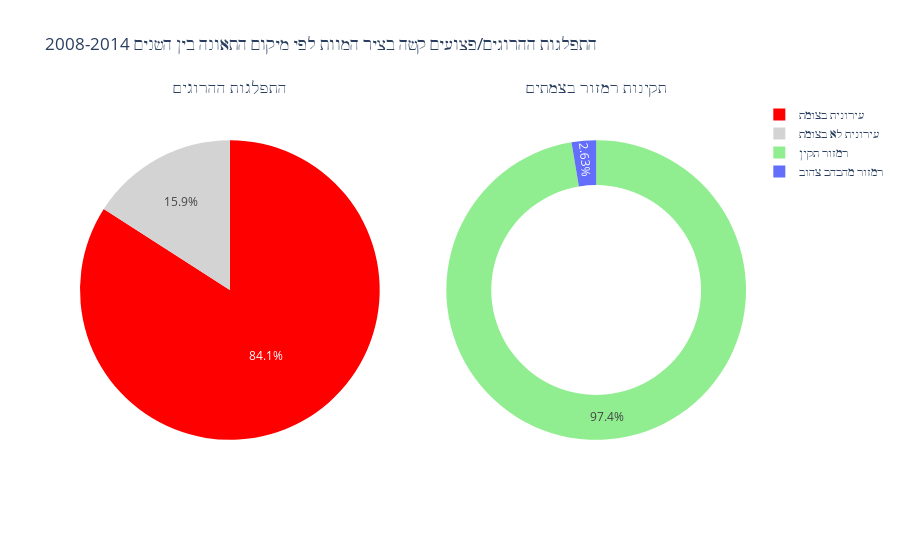

Notebook code cell kept with this figure:
### Markdown cell above
### fatal+severe

### Code cell
year_filter = 2014
col = 'road_type_hebrew'
df = d_piv_severe

fig = make_subplots(1, 2, specs=[[{'type':'domain'}, {'type':'domain'}]],
                subplot_titles=['התפלגות ההרוגים', 'תקינות רמזור בצמתים'])
    
road_type = df[df['accident_year']<=year_filter]['road_type_hebrew'].value_counts()
traffic_light = df[df['accident_year']<=year_filter]['road_control_hebrew'].value_counts()

colors = ['red','lightgray']
fig.add_trace(go.Pie(labels=road_type.index.values, values=road_type.values,marker=dict(colors=colors)), 1, 1)
fig.add_trace(go.Pie(labels=traffic_light.index.values, values=traffic_light.values,hole=0.7,
                     marker=dict(colors=['lightgreen'])), 1, 2)
fig.update_layout(title_text='התפלגות ההרוגים/פצועים קשה בציר המוות לפי מיקום התאונה בין השנים 2008-{}'.format(year_filter))    
fig.show()

### Figure 1 — Plotly figure (JSON) as saved in the notebook; plotly's stock layout.template omitted (floating-point values rounded to 4 significant figures)
{"data": [{"domain": {"x": [0, 0.45], "y": [0, 1]}, "labels": ["עירונית בצומת", "עירונית לא בצומת"], "marker": {"colors": ["red", "lightgray"]}, "type": "pie", "values": [37, 7]}, {"domain": {"x": [0.55, 1], "y": [0, 1]}, "hole": 0.7, "labels": ["רמזור תקין", "רמזור מהבהב צהוב"], "marker": {"colors": ["lightgreen"]}, "type": "pie", "values": [37, 1]}], "layout": {"annotations": [{"font": {"size": 16}, "showarrow": false, "text": "התפלגות ההרוגים", "x": 0.225, "xanchor": "center", "xref": "paper", "y": 1, "yanchor": "bottom", "yref": "paper"}, {"font": {"size": 16}, "showarrow": false, "text": "תקינות רמזור בצמתים", "x": 0.775, "xanchor": "center", "xref": "paper", "y": 1, "yanchor": "bottom", "yref": "paper"}], "title": {"text": "התפלגות ההרוגים/פצועים קשה בציר המוות לפי מיקום התאונה בין השנים 2008-2014"}}}
